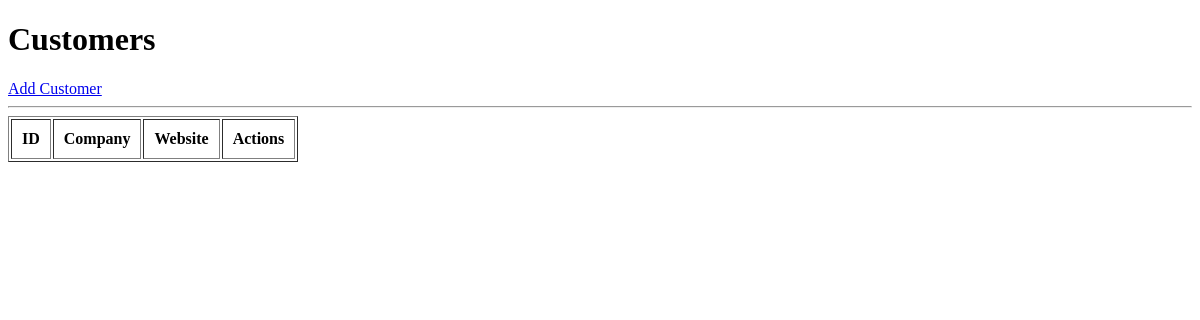
Page /customers/ (signed in) on the earlier database version.
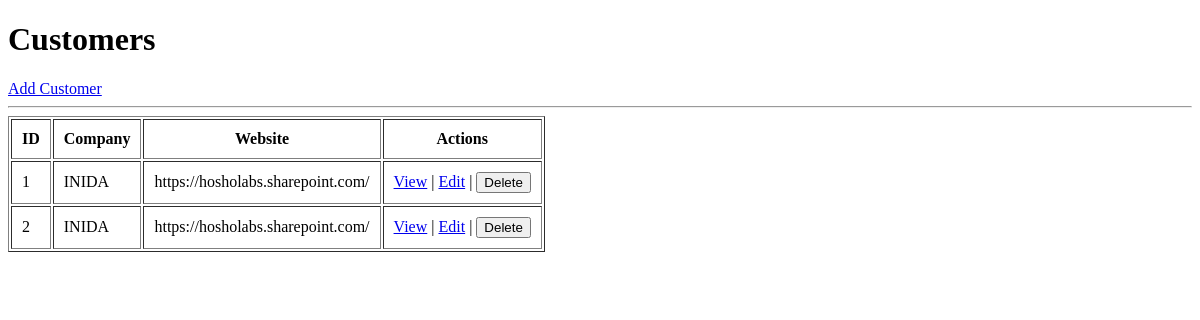
Same page on the later database version.
### app/models/customer.py (models this page shows)
class Customer(Base):
    __tablename__ = "customers"
    id = Column(Integer, primary_key=True, index=True)
    company_name = Column(String, nullable=False)
    address = Column(String, nullable=True)
    website = Column(String, nullable=True)
    assigned_rep_id = Column(Integer, ForeignKey("users.id"))
    created_at = Column(DateTime, default=datetime.utcnow)
    assigned_rep = relationship("User", back_populates="customers")
    contacts = relationship("CustomerContact",back_populates="customer",cascade="all, delete-orphan")
    interactions = relationship("CustomerInteraction",back_populates="customer",cascade="all, delete-orphan")
    account_plans = relationship("AccountPlan", back_populates="customer", cascade="all, delete-orphan")
    renewals = relationship("Renewal", back_populates="customer", cascade="all, delete-orphan")
    sales_activities = relationship("SalesActivity", back_populates="customer", cascade="all, delete-orphan")

### app/routes/customers.py (the view)
@router.get("/", response_class=HTMLResponse)
def list_customers(request: Request, db: Session = Depends(get_db),user: User = Depends(get_current_user)):
    if not user:
        return RedirectResponse(url="/login", status_code=302)
    customers = db.query(Customer).all()
    return templates.TemplateResponse(
        request=request,
        name="customers/list.html",
        context={
            "user": user,
            "customers": customers
        }
    )

### app/templates/customers/list.html (shortened to what this page needs)
<!DOCTYPE html>
<html lang="en">
<head>
</head>
<body>
    <h1>Customers</h1>
    <a href="/customers/create">Add Customer</a>
    <hr>
    <table border="1" cellpadding="10">
        <tr>
            <th>ID</th>
            <th>Company</th>
            <th>Website</th>
            <th>Actions</th>
        </tr>
        {% for customer in customers %}
        <tr>
            <td>{{ customer.id }}</td>
            <td>{{ customer.company_name }}</td>
            <td>{{ customer.website }}</td>
            <td><a href="/customers/{{ customer.id }}">View</a>
                |
                <a href="/customers/{{ customer.id }}/edit">Edit</a>
                |
                <form action="/customers/{{ customer.id }}/delete" method="post" style="display:inline;">
                    <button type="submit">Delete</button>
                </form>
            </td>
        </tr>
        {% endfor %}
    </table>
</body>
</html>

Differences in the rows shown:
added Customer: id "1", company_name "INIDA", website "https://hosholabs.sharepoint.com/"
added Customer: id "2", company_name "INIDA", website "https://hosholabs.sharepoint.com/"
